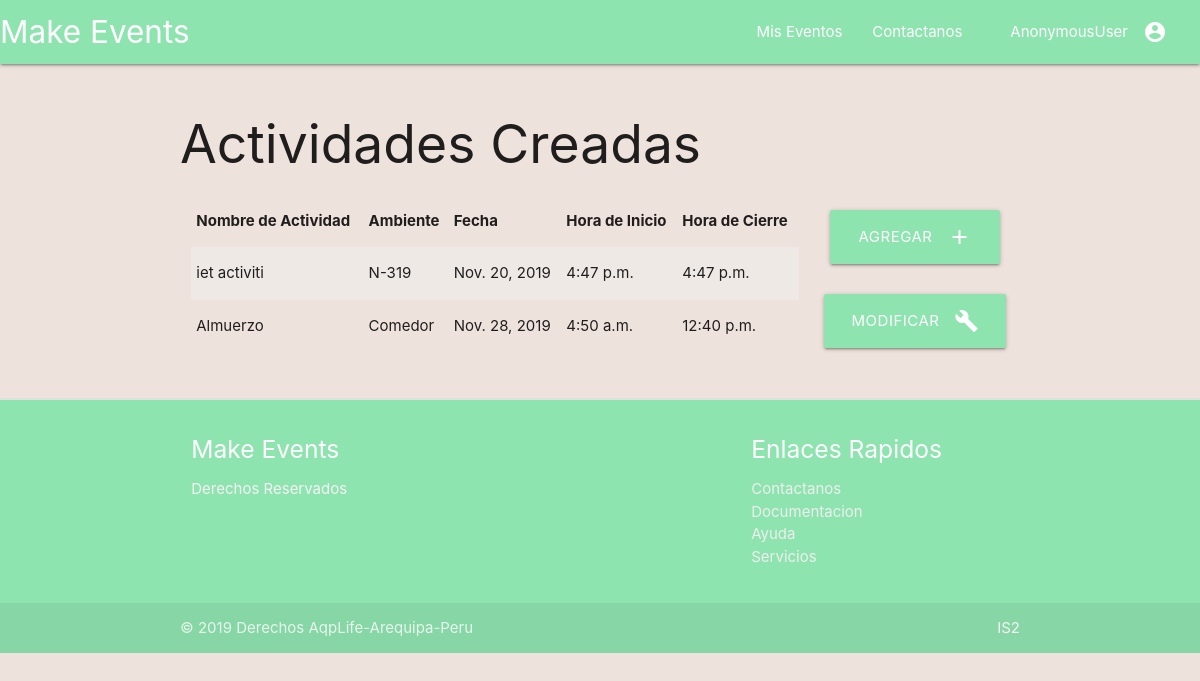
The page /eventos/2/gestionar_actividad on the database as committed earlier.
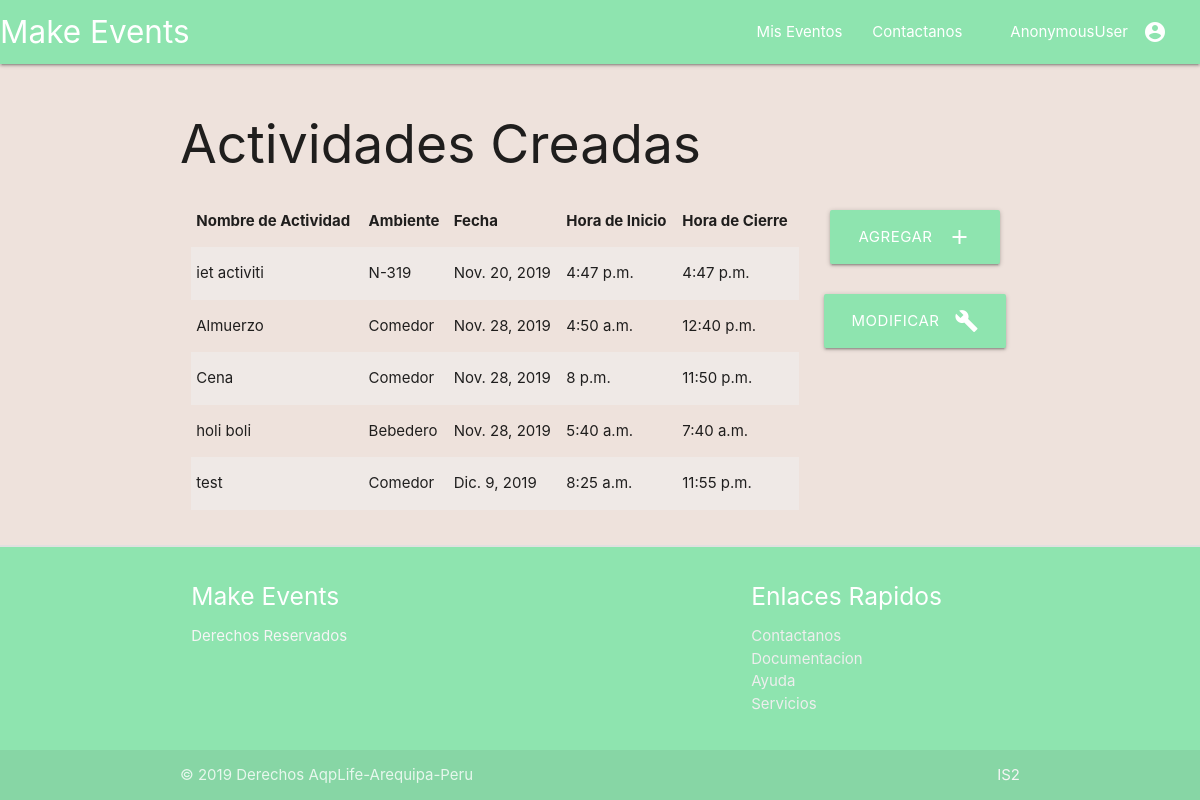
The same page on the database as committed later.
### eventos/models.py (models this page shows, shortened)
class Actividad(models.Model):
	evento 				=models.ForeignKey(Evento,on_delete=models.CASCADE)
	ambiente  			=models.ForeignKey(Ambiente,blank=True,on_delete=models.CASCADE)
	nombre				=models.CharField(unique=True,max_length=20)
	fecha 				=models.DateField(default=date.today)
	hora_inicio			=models.TimeField(blank=True)
	hora_fin			=models.TimeField(blank=True)

class Ambiente(models.Model):
	nombre				=models.CharField(primary_key=True,max_length=30)
	evento				=models.ForeignKey(Evento,on_delete=models.CASCADE)
	ubicacion			=models.CharField(max_length=30)
	capacidad			=models.IntegerField(default=0)
	def __str__(self):
		return self.nombre

### eventos/views_modulo_configuracion.py (the view, shortened to what this page needs)
# urls.py: path('<int:evento_id>/gestionar_actividad',views.Gestionar_ActividadDetailView.as_view(),name='gestionar_actividad'),
class Gestionar_ActividadDetailView(DetailView):
    template_name        ='eventos/gestionar_actividad.html'
    context             ={
    }
    def get(self, request, *args, **kwargs):
        evento= Evento.objects.get(pk=self.kwargs.get("evento_id"))
        self.context['evento']                =evento
        form                                 =CrearActividadForm()
        form.fields['evento'].initial        =evento.id
        self.context['form']                =form
        return render(request, self.template_name,self.context )

### eventos/templates/eventos/gestionar_actividad.html (shortened to what this page needs)
{%extends 'eventos/index.html'%}
{%block section_1%}
	<div class="section row container">
		<h2>Actividades Creadas</h2>
		<div class="col s9">
			<table class="striped">
				<thead>
					<tr>
						<th>Nombre de Actividad</th>
						<th>Ambiente</th>
						<th>Fecha</th>
						<th>Hora de Inicio</th>
						<th>Hora de Cierre</th>
					</tr>
				</thead>
				<tbody>
					{%for actividad in evento.actividad_set.all%}
					<tr>
						<td>{{actividad.nombre}}</td>
						<td>{{actividad.ambiente}}</td>
						<td>{{actividad.fecha}} </td>
						<td>{{actividad.hora_inicio}} </td>
						<td>{{actividad.hora_fin}} </td>
					</tr>
					{%endfor%}
				</tbody>
			</table>
		</div>
			<div class="col s3 center-align">
				<div class="section">
					<a href="#modal_AgregarActividad" class="waves-effect waves-light btn-large modal-trigger center-align"><i class="material-icons right">add</i>Agregar</a>
				</div>
				<div class="section">
					<a href="" class="waves-effect waves-light btn-large center-align"><i class="material-icons right">build</i>Modificar</a>
				</div>
			</div>
		</div>
{%endblock%}

Rows that differ between the two databases and show on the page:
added Actividad: nombre "Cena", ambiente "Comedor", fecha "Nov. 28, 2019", hora_inicio "8 p.m.", hora_fin "11:50 p.m."
added Actividad: nombre "holi boli", ambiente "Bebedero", fecha "Nov. 28, 2019", hora_inicio "5:40 a.m.", hora_fin "7:40 a.m."
added Actividad: nombre "test", ambiente "Comedor", fecha "Dic. 9, 2019", hora_inicio "8:25 a.m.", hora_fin "11:55 p.m."
